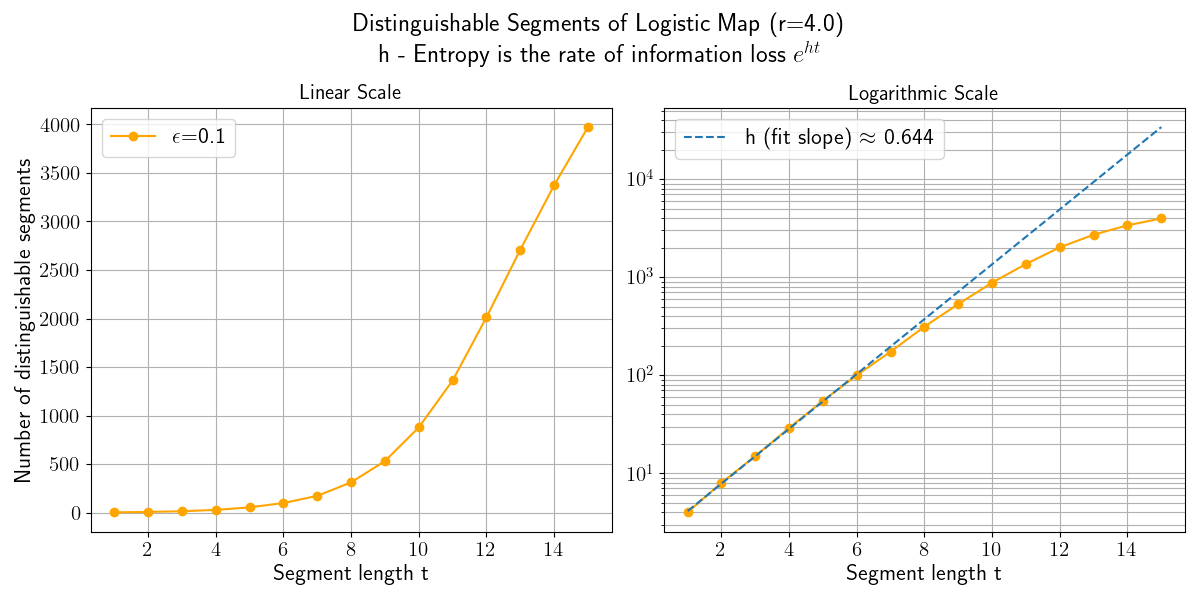

Python code for this plot:
import numpy as np
import matplotlib.pyplot as plt
from numba import jit 

plt.rcParams['text.usetex'] = True

# Logistic map definition - Keep it simple
def logistic_map(x, r=4.0):
    return r * x * (1 - x)

# JIT-compiled for fast inner loop
@jit(nopython=True)
def orbit_segment(x0, t, r=4.0):
    seg = np.empty(t)
    x = x0
    for i in range(t):
        seg[i] = x
        x = r * x * (1 - x)
    return seg

# *** NEW: JIT-compiled function to handle the array creation loop ***
@jit(nopython=True)
def compute_all_trajectories(initials, t_max, r):
    num_initial = initials.size
    # Initialize the final array
    trajectories = np.empty((num_initial, t_max), dtype=initials.dtype)
    
    # Loop over initial conditions and fill the array
    for i in range(num_initial):
        # Call the JIT-compiled orbit_segment
        trajectories[i, :] = orbit_segment(initials[i], t_max, r)
        
    return trajectories


# JIT-compile the count_distinguishable function, which contains nested loops and array ops
@jit(nopython=True)
def count_distinguishable(segments, eps):
    n = segments.shape[0]
    # Numba requires explicit type for boolean array initialization
    used = np.zeros(n, dtype=np.bool_)
    count = 0
    for i in range(n):
        if used[i]:
            continue
        count += 1
        
        # Calculate sup norm distance between segment i and all others
        t_length = segments.shape[1]
        
        for j in range(n):
            if not used[j]:
                max_diff = 0.0
                # Calculate the max absolute difference (sup norm) element-wise
                for k in range(t_length):
                    diff = np.abs(segments[j, k] - segments[i, k])
                    if diff > max_diff:
                        max_diff = diff
                
                # Check for distinguishability
                if max_diff <= eps:
                    used[j] = True
    return count

# Parameters
r = 4.0
t_max = 15
np.random.seed(0)

# Define different combinations of epsilon and num_initial to plot
Number_of_points = 5000
configs = [
    {'eps': 0.2, 'num_initial': Number_of_points, 'label': r'$\epsilon$=0.1', 'color': 'orange'}]

# Create a figure with two subplots side by side
fig, ax = plt.subplots(1, 2, figsize=(12, 6))

# Customize the left subplot
ax[0].set_xlabel('Segment length t', fontsize=16)
ax[0].set_ylabel('Number of distinguishable segments' , fontsize=16)
ax[0].tick_params(axis='x', labelsize=15)
ax[0].tick_params(axis='y', labelsize=15)
ax[0].set_title('Linear Scale',  fontsize=15)
ax[0].grid(True)


# Customize the right subplot
ax[1].set_xlabel('Segment length t' , fontsize=16)
ax[1].set_title('Logarithmic Scale',  fontsize=15)
ax[1].tick_params(axis='x', labelsize=15)
ax[1].tick_params(axis='y', labelsize=15)
ax[1].set_yscale('log')
ax[1].grid(True, which='both')


for config in configs:
    eps = config['eps']
    num_initial = config['num_initial']
    
    # Sample random initial conditions
    initials = np.random.rand(num_initial) * 0.999 + 0.0005

    # *** FIX: Call the JIT-compiled compute_all_trajectories function ***
    trajectories = compute_all_trajectories(initials, t_max, r)

    # Compute distinguishable counts
    t_values = []
    counts = []
    
    for t in range(1, t_max + 1):
        # Use pre-computed data slice for segments of length t
        segs = trajectories[:, :t] 
        
        # The JIT-compiled count_distinguishable is called here
        distinguishable = count_distinguishable(segs, eps)
        t_values.append(t)
        counts.append(distinguishable)

    # Plotting remains the same
    # Plot on the left subplot (non-log scale)
    ax[0].plot(t_values, counts, marker='o', label=config['label'], color=config['color'])

    # Plot on the right subplot (log scale)
    log_counts = np.log(counts)
    ax[1].plot(t_values, counts, marker='o', color=config['color'])

    # Linear fit to estimate entropy on the right panel
    coef = np.polyfit(t_values[0:6], log_counts[0:6], 1)
    fit_line = np.polyval(coef, t_values)
    ax[1].plot(t_values, np.exp(fit_line), '--', label=r'h (fit slope) $\approx$ {0:.3f}'.format(coef[0]))


ax[0].legend(fontsize=16)
ax[1].legend(fontsize=16)
# Add a main title for the entire figure
fig.suptitle('Distinguishable Segments of Logistic Map (r=4.0)' + '\n' + 'h - Entropy is the rate of information loss ' + r'$e^{ht}$', fontsize=18)

plt.tight_layout()
plt.show()
plt.savefig('Entropy_accelerated.png')
print("Plot saved as Distinguishable_Segments.png")
